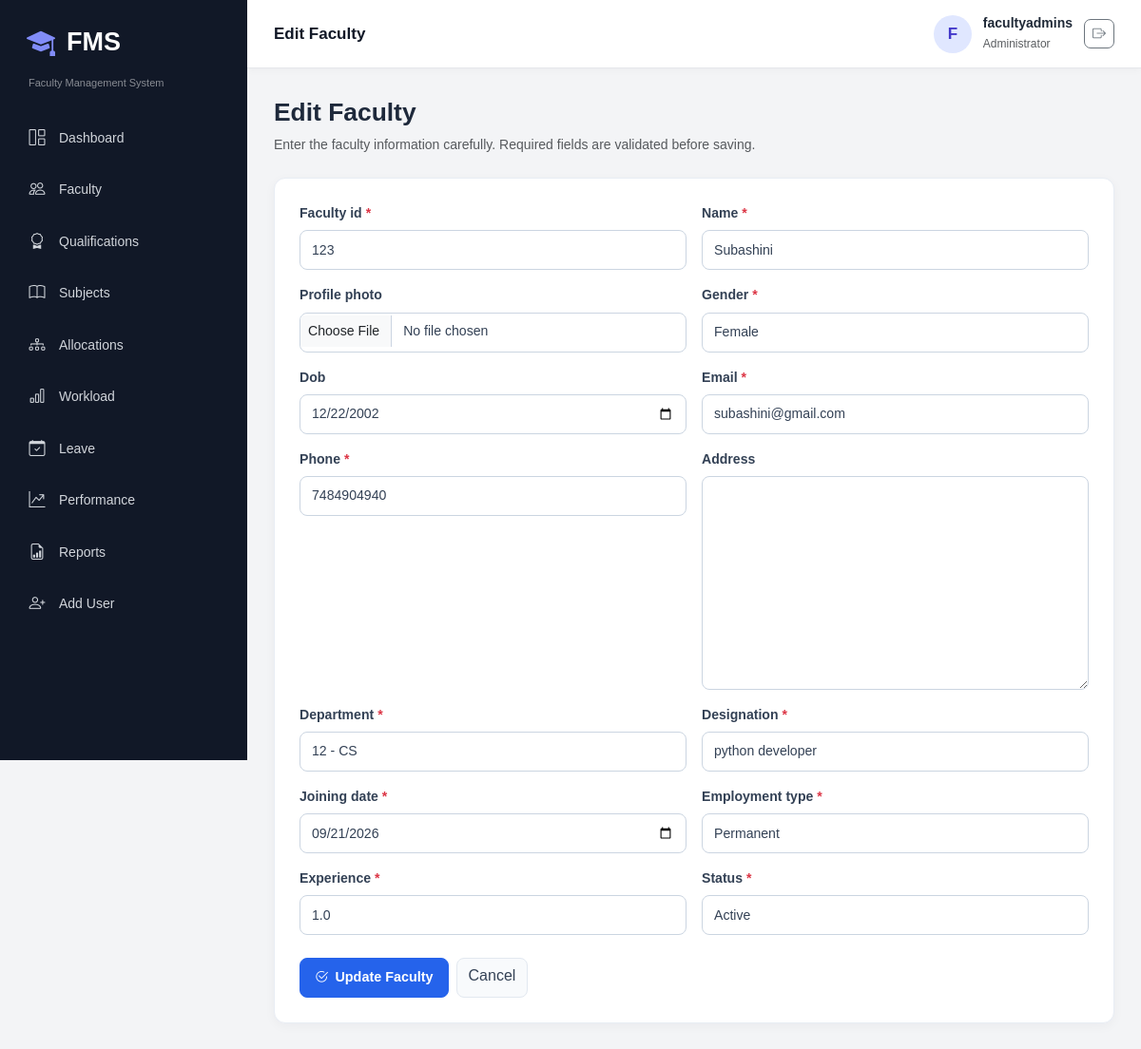
Screenshot of /faculty/1/edit/ (signed in) with the database file from the repository.
### fms_app/models.py (models this page shows, shortened)
class Faculty(models.Model):
    EMPLOYMENT_CHOICES = [('Permanent', 'Permanent'), ('Contract', 'Contract'), ('Visiting', 'Visiting')]
    STATUS_CHOICES = [('Active', 'Active'), ('Inactive', 'Inactive')]
    GENDER_CHOICES = [('Male', 'Male'), ('Female', 'Female'), ('Other', 'Other')]
    faculty_id = models.CharField(max_length=30, unique=True)
    name = models.CharField(max_length=120)
    profile_photo = models.ImageField(upload_to='faculty/', blank=True, null=True)
    gender = models.CharField(max_length=20, choices=GENDER_CHOICES)
    dob = models.DateField(blank=True, null=True)
    email = models.EmailField(unique=True)
    phone = models.CharField(max_length=15)
    address = models.TextField(blank=True)
    department = models.ForeignKey(Department, on_delete=models.PROTECT)
    designation = models.CharField(max_length=80)
    joining_date = models.DateField()
    employment_type = models.CharField(max_length=20, choices=EMPLOYMENT_CHOICES)
    experience = models.DecimalField(max_digits=4, decimal_places=1, default=0)
    status = models.CharField(max_length=20, choices=STATUS_CHOICES, default='Active')
    user = models.OneToOneField(User, on_delete=models.SET_NULL, null=True, blank=True)
    created_at = models.DateTimeField(auto_now_add=True)
    updated_at = models.DateTimeField(auto_now=True)

### fms_app/views.py (the view)
@login_required
@role_required('ADMIN', 'HOD')
def faculty_edit(request, pk):
    faculty = get_object_or_404(Faculty, pk=pk)
    if get_role(request.user) == 'HOD' and faculty.department != getattr(request.user.userprofile, 'department', None):
        messages.error(request, 'You can edit only your department faculty.')
        return redirect('faculty_list')
    form = FacultyForm(request.POST or None, request.FILES or None, instance=faculty)
    if request.method == 'POST' and form.is_valid():
        form.save()
        messages.success(request, 'Faculty profile updated.')
        return redirect('faculty_detail', faculty.pk)
    return render(request, 'faculty/form.html', {'form': form, 'title': 'Edit Faculty', 'button': 'Update Faculty', 'faculty': faculty})

### fms_app/forms.py (shortened to what this page needs)
class FacultyForm(BootstrapModelForm):
    class Meta:
        model = Faculty
        fields = ['faculty_id', 'name', 'profile_photo', 'gender', 'dob', 'email', 'phone', 'address', 'department', 'designation', 'joining_date', 'employment_type', 'experience', 'status']
        widgets = {'dob': forms.DateInput(attrs={'type': 'date'}), 'joining_date': forms.DateInput(attrs={'type': 'date'}), 'profile_photo': forms.ClearableFileInput(attrs={'class': 'form-control'})}

### fms_app/models.py (called while the page is built)
    def __str__(self):
        return f'{self.code} - {self.name}'

### fms_app/templates/faculty/form.html (shortened to what this page needs)
{% extends 'base.html' %}
{% load static %}
{% block page_heading %}
{{ title }}
{% endblock %}
{% block extra_css %}
    <link rel="stylesheet"
          href="{% static 'css/faculty/faculty.css' %}">
{% endblock %}
{% block content %}
<div class="form-page">
    <div class="page-title mb-1">{{ title }}</div>
    <p class="text-muted mb-4"> Enter the faculty information carefully.
        Required fields are validated before saving.</p>
    <form method="post"  enctype="multipart/form-data" class="card p-4">
        <div class="row g-3">
            {% for field in form %}
            <div class="col-md-6 {% if field.name == 'address' %} col-12{% endif %}">
             <label class="form-label">
                        {{ field.label }}
                        {% if field.field.required %}
                            <span class="text-danger">*</span>
                        {% endif %}
                    </label>
                    {{ field }}
                </div>
            {% endfor %}
        </div>
        <div class="mt-4 d-flex gap-2">
            <button type="submit" class="btn btn-primary">
                <i class="bi bi-check2-circle"></i>
                {{ button|default:"Save" }}
            </button>
            <a href="{% url 'faculty_list' %}"
               class="btn btn-light">
                Cancel
            </a>
        </div>
    </form>
</div>
{% endblock %}

### fms_app/templates/base.html (shortened to what this page needs)
{% load static %}
<!doctype html>
<html lang="en">
<head>
    <link
        href="https://cdn.jsdelivr.net/npm/bootstrap@5.3.8/dist/css/bootstrap.min.css"
        rel="stylesheet"
    >
    <link
        href="https://cdn.jsdelivr.net/npm/bootstrap-icons@1.13.1/font/bootstrap-icons.css"
        rel="stylesheet"
    >
    <link rel="stylesheet" href="{% static 'css/base.css' %}">
    {% block extra_css %}{% endblock %}
</head>
<body>
<div class="app-shell">
    <aside class="sidebar" id="sidebar">
        <div class="brand">
            <i class="bi bi-mortarboard-fill"></i>
            <span>FMS</span>
        </div>
        <div class="small text-white-50 px-3 mb-2">
            Faculty Management System
        </div>
        <nav class="side-nav">
            <a href="{% url 'dashboard' %}">
                <i class="bi bi-grid-1x2"></i> Dashboard
            </a>
            <a href="{% url 'faculty_list' %}">
                <i class="bi bi-people"></i> Faculty
            </a>
            <a href="{% url 'qualification_list' %}">
                <i class="bi bi-award"></i> Qualifications
            </a>
            <a href="{% url 'subject_list' %}">
                <i class="bi bi-book"></i> Subjects
            </a>
            <a href="{% url 'allocation_list' %}">
                <i class="bi bi-diagram-3"></i> Allocations
            </a>
            <a href="{% url 'workload' %}">
                <i class="bi bi-bar-chart"></i> Workload
            </a>
            <a href="{% url 'leave_list' %}">
                <i class="bi bi-calendar-check"></i> Leave
            </a>
            <a href="{% url 'performance_list' %}">
                <i class="bi bi-graph-up-arrow"></i> Performance
            </a>
            {% if request.user.is_superuser or request.user.userprofile.role == 'ADMIN' %}
                <a href="{% url 'reports' %}">
                    <i class="bi bi-file-earmark-bar-graph"></i> Reports
                </a>
                <a href="{% url 'user_add' %}">
                    <i class="bi bi-person-plus"></i> Add User
                </a>
            {% endif %}
        </nav>
    </aside>
    <main class="main-area">
        <header class="topbar">
            <div>
                <strong>
                    {% block page_heading %}{% endblock %}
                </strong>
            </div>
            <div class="user-box">
                <div class="avatar">
                    {{ request.user.username|first|upper }}
                </div>
                <div class="d-none d-sm-block">
                    <div class="fw-semibold">
                        {{ request.user.get_full_name|default:request.user.username }}
                    </div>
                    <small class="text-muted">
                        {{ request.user.userprofile.get_role_display|default:'Administrator' }}
                    </small>
                </div>
                <form method="post" action="{% url 'logout' %}">
                    <button
                        type="submit"
                        class="btn btn-outline-secondary btn-sm"
                        title="Logout"
                        aria-label="Logout"
                    >
                        <i class="bi bi-box-arrow-right"></i>
                    </button>
                </form>
            </div>
        </header>
        <section class="page-content">
            {% block content %}{% endblock %}
        </section>
    </main>
</div>
</body>
</html>

### fms_app/static/css/base.css (style rules this page uses)
* { margin: 0; padding: 0; box-sizing: border-box; }
body { font-family: Arial, sans-serif; background-color: #f3f4f6; color: #1f2937; font-size: 14px; }
a { text-decoration: none; }
.app-shell { display: flex; min-height: 100vh; }
.sidebar { width: 260px; height: 100vh; background-color: #111827; color: white; position: fixed; top: 0; left: 0; padding: 22px 14px; overflow-y: auto; transition: 0.3s; z-index: 1040; }
.brand { display: flex; align-items: center; gap: 12px; padding: 0 14px; margin-bottom: 12px; font-size: 27px; font-weight: bold; color: white; }
.brand i { font-size: 30px; color: #818cf8; }
.sidebar .small { font-size: 11px; }
.side-nav { display: flex; flex-direction: column; gap: 5px; margin-top: 25px; }
.side-nav a { display: flex; align-items: center; gap: 13px; padding: 12px 15px; min-height: 45px; border-radius: 8px; color: #d1d5db; font-size: 14px; transition: 0.2s; }
.side-nav a i { width: 20px; font-size: 17px; text-align: center; }
.main-area { width: calc(100% - 260px); min-width: 0; margin-left: 260px; }
.topbar { height: 72px; background-color: white; display: flex; align-items: center; justify-content: space-between; padding: 12px 28px; position: sticky; top: 0; z-index: 1020; border-bottom: 1px solid #e5e7eb; box-shadow: 0 2px 8px rgba(0, 0, 0, 0.03); }
.topbar strong { font-size: 17px; color: #111827; }
.user-box { display: flex; align-items: center; gap: 12px; }
.avatar { width: 40px; height: 40px; border-radius: 50%; background-color: #e0e7ff; color: #4338ca; display: flex; align-items: center; justify-content: center; font-size: 17px; font-weight: bold; }
.user-box small { font-size: 12px; }
.page-content { padding: 28px; min-height: calc(100vh - 72px); }
.card { border: 1px solid #e5e7eb; border-radius: 12px; box-shadow: 0 3px 12px rgba(0, 0, 0, 0.04); }
.btn { border-radius: 7px; }
.btn-primary { background-color: #4f46e5; border-color: #4f46e5; }
.form-control, .form-select { min-height: 40px; border-radius: 7px; border-color: #d1d5db; font-size: 14px; }

### fms_app/static/css/faculty/faculty.css (style rules this page uses)
.page-title { color: #1e293b; font-size: 1.65rem; font-weight: 700; line-height: 1.4; }
.page-title + p, .text-muted { line-height: 1.6; }
.page-title + p { margin-bottom: 0; }
.card { border: 1px solid #e8edf4; border-radius: 12px; box-shadow: 0 3px 12px rgba(15, 23, 42, 0.04); }
.btn-primary { display: inline-flex; align-items: center; justify-content: center; gap: 7px; padding: 9px 15px; color: #ffffff; background-color: #2563eb; border: 1px solid #2563eb; border-radius: 8px; font-size: 0.9rem; font-weight: 600; text-decoration: none; transition: background-color 0.2s ease, border-color 0.2s ease, box-shadow 0.2s ease; }
.btn-light { color: #334155; background: #f8fafc; border: 1px solid #e2e8f0; border-radius: 8px; }
.form-control, .form-select { min-height: 42px; color: #334155; border: 1px solid #cbd5e1; border-radius: 8px; font-size: 0.88rem; }
.form-control::placeholder { color: #94a3b8; }
.form-page { width: 100%; max-width: 1000px; margin: 0 auto; }
.form-page > form.card { padding: 26px !important; }
.form-page .form-label { display: block; margin-bottom: 7px; color: #334155; font-size: 0.88rem; font-weight: 600; }
.form-page textarea.form-control { min-height: 100px; resize: vertical; }
.form-page input[type="file"].form-control { height: auto; padding: 8px; }

### rows the page displays
Faculty: form "123" "Subashini" "Female" "12/22/2002" "subashini@gmail.com" "7484904940" "12 - CS" "python developer" "09/21/2026" "Permanent" "1.0" "Active"

### other values shown
{{ title }} "Edit Faculty"
{{ request.user.username|first|upper }} "F"
{{ request.user.get_full_name|default:request.user.username }} "facultyadmins"
{{ request.user.userprofile.get_role_display|default:'Administrator' }} "Administrator"
{{ field.label }} "Faculty id" "Name" "Profile photo" "Gender" "Dob" "Email" "Phone" "Address" "Department" "Designation" "Joining date" "Employment type" "Experience" "Status"
{{ button|default:"Save" }} "Update Faculty"
